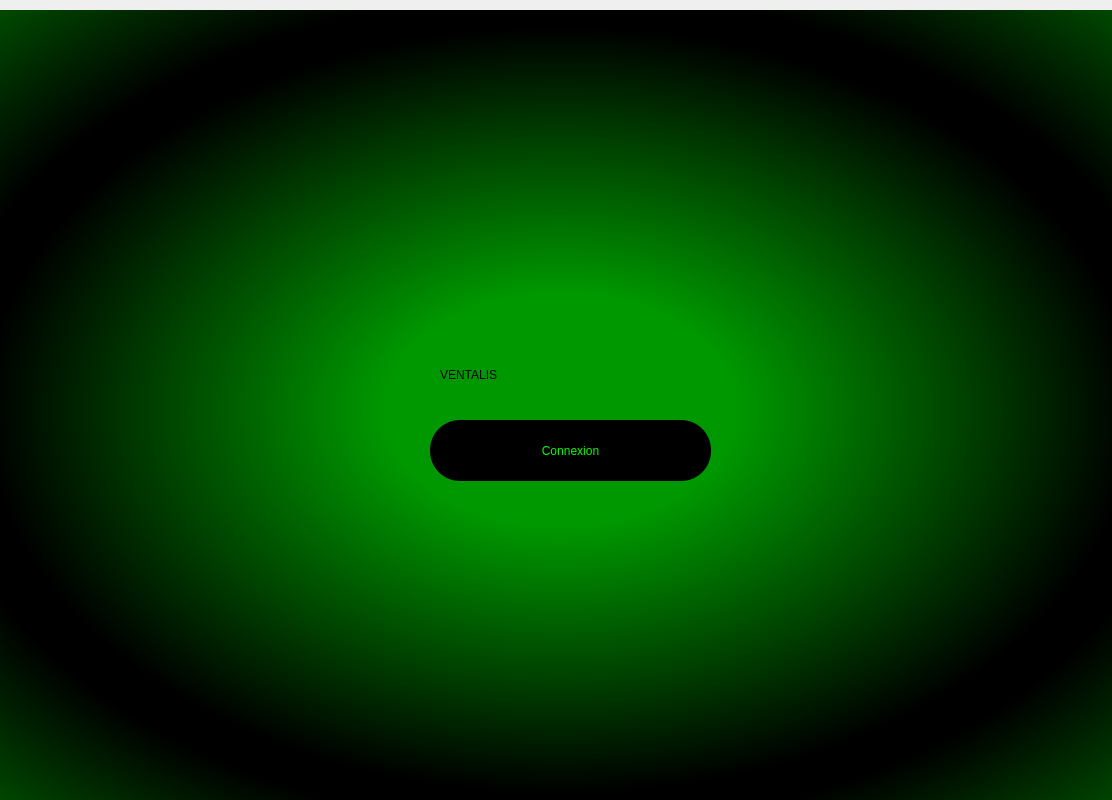
<?xml version="1.0" encoding="UTF-8"?>
<ui version="4.0">
 <class>welcome</class>
 <widget class="QDialog" name="welcome">
  <property name="geometry">
   <rect>
    <x>0</x>
    <y>0</y>
    <width>1112</width>
    <height>800</height>
   </rect>
  </property>
  <property name="windowTitle">
   <string>welcomescreen</string>
  </property>
  <widget class="QWidget" name="bg_widget" native="true">
   <property name="geometry">
    <rect>
     <x>-40</x>
     <y>10</y>
     <width>1200</width>
     <height>800</height>
    </rect>
   </property>
   <property name="styleSheet">
    <string notr="true">QWidget#bg_widget{
background-color: qradialgradient(spread:reflect, cx:0.5, cy:0.5, radius:0.5, fx:0.5, fy:0.5, stop:0.29052 rgba(0, 152, 0, 255), stop:0.957187 rgba(0, 0, 0, 255));}</string>
   </property>
   <widget class="QLabel" name="label">
    <property name="geometry">
     <rect>
      <x>480</x>
      <y>340</y>
      <width>281</width>
      <height>50</height>
     </rect>
    </property>
    <property name="autoFillBackground">
     <bool>false</bool>
    </property>
    <property name="styleSheet">
     <string notr="true">font: 75 36pt &quot;Century Schoolbook&quot;; color :rgb(0, 0, 0);
font: 36pt &quot;Sylfaen&quot;;</string>
    </property>
    <property name="text">
     <string>VENTALIS</string>
    </property>
   </widget>
   <widget class="QPushButton" name="login">
    <property name="geometry">
     <rect>
      <x>470</x>
      <y>410</y>
      <width>281</width>
      <height>61</height>
     </rect>
    </property>
    <property name="styleSheet">
     <string notr="true">color : rgb(0, 255, 0);
background-color: black;

font: 14pt &quot;MS Shell Dlg 2&quot;;
border-color: white;
border-style: solid;
border-style: solid;
border-radius: 30px;</string>
    </property>
    <property name="text">
     <string>Connexion</string>
    </property>
   </widget>
  </widget>
 </widget>
 <resources/>
 <connections/>
</ui>
